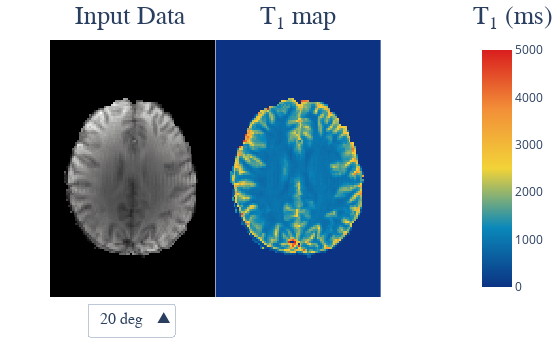

Notebook code for this chart:
### Code cell
#| label: figvfa7cell
from repo2data.repo2data import Repo2Data
import os 
import pickle
import matplotlib.pyplot as plt
import chart_studio.plotly as py
import plotly.graph_objs as go
import numpy as np
from plotly import __version__
from plotly.offline import download_plotlyjs, init_notebook_mode, plot, iplot
from IPython.display import display, HTML
from plotly import tools

from contextlib import contextmanager
import sys, os

@contextmanager
def suppress_stdout():
    with open(os.devnull, "w") as devnull:
        old_stdout = sys.stdout
        sys.stdout = devnull
        try:  
            yield
        finally:
            sys.stdout = old_stdout

with suppress_stdout():
    data_req_path = os.path.join("..","..", "binder", "data_requirement.json")
    repo2data = Repo2Data(data_req_path)
    DATA_ROOT = os.path.join(repo2data.install()[0],"t1-book-neurolibre")
    filename = os.path.join(DATA_ROOT,"02",'figure_7.pkl')

with open(filename, 'rb') as f:
    T1_map, FA_03, FA_20, B1map, xAxis, yAxis  = pickle.load(f)

config={'showLink': False, 'displayModeBar': False}

init_notebook_mode(connected=True)

trace1 = go.Heatmap(x = xAxis,
                   y = yAxis,
                   z=FA_03,
                   colorscale='gray',
                   showscale = False,
                   visible=False,
                   name = 'Signal')
trace2 = go.Heatmap(x = xAxis,
                   y = yAxis,
                   z=FA_20,
                   colorscale='gray',
                   showscale = False,
                   visible=True,
                   name = 'Signal')
trace3 = go.Heatmap(x = xAxis,
                   y = yAxis,
                   z=B1map,
                   zmin=0.7,
                   zmax=1.3,
                   colorscale='balance',
                   showscale = False,
                   visible=False,
                   name = 'B1 values')
trace5 = go.Heatmap(x = xAxis,
                   y = yAxis,
                   z=T1_map,
                   zmin=0.0,
                   zmax=5000,
                   colorscale='Portland',
                   xaxis='x2',
                   yaxis='y2',
                   visible=True,
                   name = 'T1 values (ms)')

data=[trace1, trace2, trace3, trace5]


updatemenus = list([
    dict(active=1,
         x = 0.09,
         xanchor = 'left',
         y = -0.15,
         yanchor = 'bottom',
         direction = 'up',
         font=dict(
                family='Times New Roman',
                size=16
            ),
         buttons=list([   
            dict(label = '3 deg',
                 method = 'update',
                 args = [{'visible': [True, False, False, True]},
                         ]),
            dict(label = '20 deg',
                 method = 'update',
                 args = [{'visible': [False, True, False, True]},
                           ]),
            dict(label = 'B<sub>1</sub> map',
                 method = 'update',
                 args = [{'visible': [False, False, True, True]},
                           ])
        ])
    )
])

layout = dict(
    width=560,
    height=345,
    margin = dict(
                t=40,
                r=50,
                b=10,
                l=50),
    annotations=[
        dict(
            x=0.055,
            y=1.15,
            showarrow=False,
            text='Input Data',
            font=dict(
                family='Times New Roman',
                size=26
            ),
            xref='paper',
            yref='paper'
        ),
        dict(
            x=0.6,
            y=1.15,
            showarrow=False,
            text='T<sub>1</sub> map',
            font=dict(
                family='Times New Roman',
                size=26
            ),
            xref='paper',
            yref='paper'
        ),
        dict(
            x=1.22,
            y=1.15,
            showarrow=False,
            text='T<sub>1</sub> (ms)',
            font=dict(
                family='Times New Roman',
                size=26
            ),
            xref='paper',
            yref='paper'
        ),
    ],
    xaxis = dict(range = [0,127], autorange = False,
             showgrid = False, zeroline = False, showticklabels = False,
             ticks = '', domain=[0, 0.58]),
    yaxis = dict(range = [0,127], autorange = False,
             showgrid = False, zeroline = False, showticklabels = False,
             ticks = '', domain=[0, 1]),
    xaxis2 = dict(range = [0,127], autorange = False,
             showgrid = False, zeroline = False, showticklabels = False,
             ticks = '', domain=[0.40, 0.98]),
    yaxis2 = dict(range = [0,127], autorange = False,
             showgrid = False, zeroline = False, showticklabels = False,
             ticks = '', domain=[0, 1], anchor='x2'),
    showlegend = False,
    autosize = False,
    updatemenus=updatemenus,
    plot_bgcolor='white'
)


fig = dict(data=data, layout=layout)

iplot(fig, filename = 'vfa_fig_7.html', config = config)

### Figure 1 — Plotly figure (JSON) as saved in the notebook; plotly's stock layout.template omitted (floating-point values rounded to 4 significant figures; data arrays with more than 128 entries replaced by an {"elided": "..."} marker saying what was removed)
{"data": [{"colorscale": [[0, "rgb(0, 0, 0)"], [0.09091, "rgb(16, 16, 16)"], [0.1818, "rgb(38, 38, 38)"], [0.2727, "rgb(59, 59, 59)"], [0.3636, "rgb(81, 80, 80)"], [0.4545, "rgb(102, 101, 101)"], [0.5455, "rgb(124, 123, 122)"], [0.6364, "rgb(146, 146, 145)"], [0.7273, "rgb(171, 171, 170)"], [0.8182, "rgb(197, 197, 195)"], [0.9091, "rgb(224, 224, 223)"], [1, "rgb(254, 254, 253)"]], "name": "Signal", "showscale": false, "type": "heatmap", "visible": false, "x": [0, 1, 2, 3, 4, 5, 6, 7, 8, 9, 10, 11, 12, 13, 14, 15, 16, 17, 18, 19, 20, 21, 22, 23, 24, 25, 26, 27, 28, 29, 30, 31, 32, 33, 34, 35, 36, 37, 38, 39, 40, 41, 42, 43, 44, 45, 46, 47, 48, 49, 50, 51, 52, 53, 54, 55, 56, 57, 58, 59, 60, 61, 62, 63, 64, 65, 66, 67, 68, 69, 70, 71, 72, 73, 74, 75, 76, 77, 78, 79, 80, 81, 82, 83, 84, 85, 86, 87], "y": [0, 1, 2, 3, 4, 5, 6, 7, 8, 9, 10, 11, 12, 13, 14, 15, 16, 17, 18, 19, 20, 21, 22, 23, 24, 25, 26, 27, 28, 29, 30, 31, 32, 33, 34, 35, 36, 37, 38, 39, 40, 41, 42, 43, 44, 45, 46, 47, 48, 49, 50, 51, 52, 53, 54, 55, 56, 57, 58, 59, 60, 61, 62, 63, 64, 65, 66, 67, 68, 69, 70, 71, 72, 73, 74, 75, 76, 77, 78, 79, 80, 81, 82, 83, 84, 85, 86, 87, 88, 89, 90, 91, 92, 93, 94, 95, 96, 97, 98, 99, 100, 101, 102, 103, 104, 105, 106, 107, 108, 109, 110, 111, 112, 113, 114, 115, 116, 117, 118, 119, 120, 121, 122, 123, 124, 125, 126, 127], "z": {"elided": "128x88 float values"}}, {"colorscale": [[0, "rgb(0, 0, 0)"], [0.09091, "rgb(16, 16, 16)"], [0.1818, "rgb(38, 38, 38)"], [0.2727, "rgb(59, 59, 59)"], [0.3636, "rgb(81, 80, 80)"], [0.4545, "rgb(102, 101, 101)"], [0.5455, "rgb(124, 123, 122)"], [0.6364, "rgb(146, 146, 145)"], [0.7273, "rgb(171, 171, 170)"], [0.8182, "rgb(197, 197, 195)"], [0.9091, "rgb(224, 224, 223)"], [1, "rgb(254, 254, 253)"]], "name": "Signal", "showscale": false, "type": "heatmap", "visible": true, "x": [0, 1, 2, 3, 4, 5, 6, 7, 8, 9, 10, 11, 12, 13, 14, 15, 16, 17, 18, 19, 20, 21, 22, 23, 24, 25, 26, 27, 28, 29, 30, 31, 32, 33, 34, 35, 36, 37, 38, 39, 40, 41, 42, 43, 44, 45, 46, 47, 48, 49, 50, 51, 52, 53, 54, 55, 56, 57, 58, 59, 60, 61, 62, 63, 64, 65, 66, 67, 68, 69, 70, 71, 72, 73, 74, 75, 76, 77, 78, 79, 80, 81, 82, 83, 84, 85, 86, 87], "y": [0, 1, 2, 3, 4, 5, 6, 7, 8, 9, 10, 11, 12, 13, 14, 15, 16, 17, 18, 19, 20, 21, 22, 23, 24, 25, 26, 27, 28, 29, 30, 31, 32, 33, 34, 35, 36, 37, 38, 39, 40, 41, 42, 43, 44, 45, 46, 47, 48, 49, 50, 51, 52, 53, 54, 55, 56, 57, 58, 59, 60, 61, 62, 63, 64, 65, 66, 67, 68, 69, 70, 71, 72, 73, 74, 75, 76, 77, 78, 79, 80, 81, 82, 83, 84, 85, 86, 87, 88, 89, 90, 91, 92, 93, 94, 95, 96, 97, 98, 99, 100, 101, 102, 103, 104, 105, 106, 107, 108, 109, 110, 111, 112, 113, 114, 115, 116, 117, 118, 119, 120, 121, 122, 123, 124, 125, 126, 127], "z": {"elided": "128x88 float values"}}, {"colorscale": [[0, "rgb(23, 28, 66)"], [0.09091, "rgb(41, 58, 143)"], [0.1818, "rgb(11, 102, 189)"], [0.2727, "rgb(69, 144, 185)"], [0.3636, "rgb(142, 181, 194)"], [0.4545, "rgb(210, 216, 219)"], [0.5455, "rgb(230, 210, 204)"], [0.6364, "rgb(213, 157, 137)"], [0.7273, "rgb(196, 101, 72)"], [0.8182, "rgb(172, 43, 36)"], [0.9091, "rgb(120, 14, 40)"], [1, "rgb(60, 9, 17)"]], "name": "B1 values", "showscale": false, "type": "heatmap", "visible": false, "x": [0, 1, 2, 3, 4, 5, 6, 7, 8, 9, 10, 11, 12, 13, 14, 15, 16, 17, 18, 19, 20, 21, 22, 23, 24, 25, 26, 27, 28, 29, 30, 31, 32, 33, 34, 35, 36, 37, 38, 39, 40, 41, 42, 43, 44, 45, 46, 47, 48, 49, 50, 51, 52, 53, 54, 55, 56, 57, 58, 59, 60, 61, 62, 63, 64, 65, 66, 67, 68, 69, 70, 71, 72, 73, 74, 75, 76, 77, 78, 79, 80, 81, 82, 83, 84, 85, 86, 87], "y": [0, 1, 2, 3, 4, 5, 6, 7, 8, 9, 10, 11, 12, 13, 14, 15, 16, 17, 18, 19, 20, 21, 22, 23, 24, 25, 26, 27, 28, 29, 30, 31, 32, 33, 34, 35, 36, 37, 38, 39, 40, 41, 42, 43, 44, 45, 46, 47, 48, 49, 50, 51, 52, 53, 54, 55, 56, 57, 58, 59, 60, 61, 62, 63, 64, 65, 66, 67, 68, 69, 70, 71, 72, 73, 74, 75, 76, 77, 78, 79, 80, 81, 82, 83, 84, 85, 86, 87, 88, 89, 90, 91, 92, 93, 94, 95, 96, 97, 98, 99, 100, 101, 102, 103, 104, 105, 106, 107, 108, 109, 110, 111, 112, 113, 114, 115, 116, 117, 118, 119, 120, 121, 122, 123, 124, 125, 126, 127], "z": {"elided": "128x88 float values"}, "zmax": 1.3, "zmin": 0.7}, {"colorscale": [[0, "rgb(12,51,131)"], [0.25, "rgb(10,136,186)"], [0.5, "rgb(242,211,56)"], [0.75, "rgb(242,143,56)"], [1, "rgb(217,30,30)"]], "name": "T1 values (ms)", "type": "heatmap", "visible": true, "x": [0, 1, 2, 3, 4, 5, 6, 7, 8, 9, 10, 11, 12, 13, 14, 15, 16, 17, 18, 19, 20, 21, 22, 23, 24, 25, 26, 27, 28, 29, 30, 31, 32, 33, 34, 35, 36, 37, 38, 39, 40, 41, 42, 43, 44, 45, 46, 47, 48, 49, 50, 51, 52, 53, 54, 55, 56, 57, 58, 59, 60, 61, 62, 63, 64, 65, 66, 67, 68, 69, 70, 71, 72, 73, 74, 75, 76, 77, 78, 79, 80, 81, 82, 83, 84, 85, 86, 87], "xaxis": "x2", "y": [0, 1, 2, 3, 4, 5, 6, 7, 8, 9, 10, 11, 12, 13, 14, 15, 16, 17, 18, 19, 20, 21, 22, 23, 24, 25, 26, 27, 28, 29, 30, 31, 32, 33, 34, 35, 36, 37, 38, 39, 40, 41, 42, 43, 44, 45, 46, 47, 48, 49, 50, 51, 52, 53, 54, 55, 56, 57, 58, 59, 60, 61, 62, 63, 64, 65, 66, 67, 68, 69, 70, 71, 72, 73, 74, 75, 76, 77, 78, 79, 80, 81, 82, 83, 84, 85, 86, 87, 88, 89, 90, 91, 92, 93, 94, 95, 96, 97, 98, 99, 100, 101, 102, 103, 104, 105, 106, 107, 108, 109, 110, 111, 112, 113, 114, 115, 116, 117, 118, 119, 120, 121, 122, 123, 124, 125, 126, 127], "yaxis": "y2", "z": {"elided": "128x88 float values"}, "zmax": 5000, "zmin": 0}], "layout": {"annotations": [{"font": {"family": "Times New Roman", "size": 26}, "showarrow": false, "text": "Input Data", "x": 0.055, "xref": "paper", "y": 1.15, "yref": "paper"}, {"font": {"family": "Times New Roman", "size": 26}, "showarrow": false, "text": "T<sub>1</sub> map", "x": 0.6, "xref": "paper", "y": 1.15, "yref": "paper"}, {"font": {"family": "Times New Roman", "size": 26}, "showarrow": false, "text": "T<sub>1</sub> (ms)", "x": 1.22, "xref": "paper", "y": 1.15, "yref": "paper"}], "autosize": false, "height": 345, "margin": {"b": 10, "l": 50, "r": 50, "t": 40}, "plot_bgcolor": "white", "showlegend": false, "updatemenus": [{"active": 1, "buttons": [{"args": [{"visible": [true, false, false, true]}], "label": "3 deg", "method": "update"}, {"args": [{"visible": [false, true, false, true]}], "label": "20 deg", "method": "update"}, {"args": [{"visible": [false, false, true, true]}], "label": "B<sub>1</sub> map", "method": "update"}], "direction": "up", "font": {"family": "Times New Roman", "size": 16}, "x": 0.09, "xanchor": "left", "y": -0.15, "yanchor": "bottom"}], "width": 560, "xaxis": {"autorange": false, "domain": [0, 0.58], "range": [0, 127], "showgrid": false, "showticklabels": false, "ticks": "", "zeroline": false}, "xaxis2": {"autorange": false, "domain": [0.4, 0.98], "range": [0, 127], "showgrid": false, "showticklabels": false, "ticks": "", "zeroline": false}, "yaxis": {"autorange": false, "domain": [0, 1], "range": [0, 127], "showgrid": false, "showticklabels": false, "ticks": "", "zeroline": false}, "yaxis2": {"anchor": "x2", "autorange": false, "domain": [0, 1], "range": [0, 127], "showgrid": false, "showticklabels": false, "ticks": "", "zeroline": false}}}
